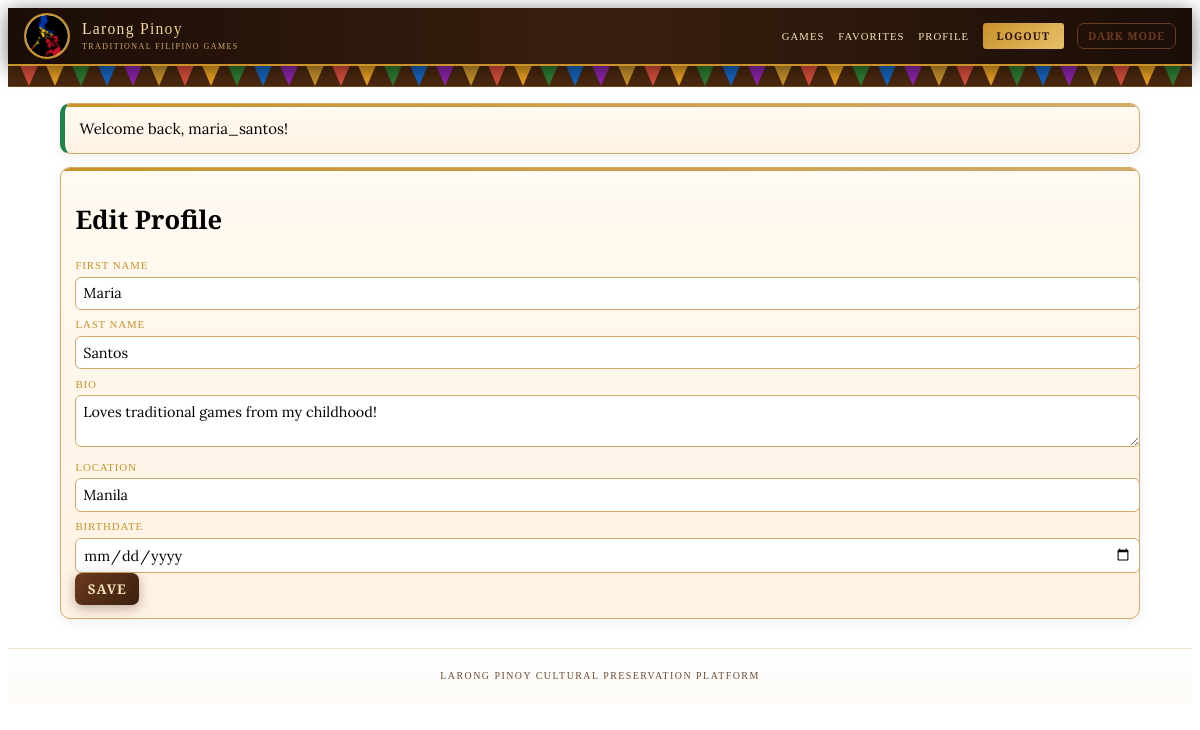
Screenshot of /user/edit_profile.php (signed in) with the database file from the repository.
### tables this page shows
CREATE TABLE User_Account (
    user_id INT AUTO_INCREMENT PRIMARY KEY,
    username VARCHAR(50) NOT NULL UNIQUE,
    email VARCHAR(100) NOT NULL UNIQUE,
    password_hash VARCHAR(255) NOT NULL,
    first_name VARCHAR(50),
    last_name VARCHAR(50),
    bio TEXT,
    profile_picture VARCHAR(255) DEFAULT 'default_avatar.png',
    location VARCHAR(100),
    birthdate DATE,
    favorite_game_id INT,
    games_played_count INT DEFAULT 0,
    comments_count INT DEFAULT 0,
    role ENUM('admin', 'user') DEFAULT 'user',
    account_status ENUM('active', 'suspended', 'inactive') DEFAULT 'active',
    created_at TIMESTAMP DEFAULT CURRENT_TIMESTAMP,
    updated_at TIMESTAMP DEFAULT CURRENT_TIMESTAMP ON UPDATE CURRENT_TIMESTAMP,
    last_login TIMESTAMP NULL
);

### includes/functions.php (called while the page is built, shortened)
<?php
function h(string $value): string { return htmlspecialchars($value, ENT_QUOTES, 'UTF-8'); }

### user/edit_profile.php (the view, shortened to what this page needs)
<?php
require_once __DIR__ . '/../includes/functions.php'; requireLogin(); $user=currentUser();
$s=$pdo->prepare('SELECT first_name,last_name,bio,location,birthdate FROM User_Account WHERE user_id=?');$s->execute([$user['user_id']]);$p=$s->fetch();
$pageTitle='Edit Profile'; include __DIR__ . '/../includes/header.php';
?>
<section class="panel"><h1>Edit Profile</h1><form method="post">
<label>First Name</label><input name="first_name" value="<?php echo h($p['first_name']??''); ?>">
<label>Last Name</label><input name="last_name" value="<?php echo h($p['last_name']??''); ?>">
<label>Bio</label><textarea name="bio"><?php echo h($p['bio']??''); ?></textarea>
<label>Location</label><input name="location" value="<?php echo h($p['location']??''); ?>">
<label>Birthdate</label><input type="date" name="birthdate" value="<?php echo h($p['birthdate']??''); ?>">
<button class="btn btn-gold" type="submit">Save</button></form></section>
<?php include __DIR__ . '/../includes/footer.php'; ?>

### css/common.css (style rules this page uses)
:root { --brown-dark: #2a1408; --brown-mid: #4a2810; --brown-light: #6b4a32; --gold: #c9922a; --gold-light: #e8c06a; --gold-pale: #f5e4b8; --brass: #b08d4a; --tan: #d4a96a; --cream: #fffaf0; --cream-dark: #f3e8d8; --rattan: #7a5c3a; --text-dark: #2a1810; --text-mid: #4a3224; }
body { font-family: 'Lora', serif; font-size: 15px; line-height: 1.55; overflow-x: hidden; }
h1, h2, h3, h4, h5, h6, .stat-title, .btn, .navbar-title { font-family: 'Cinzel', serif; line-height: 1.3; }
h1 { font-size: 1.6rem; }
.panel { background: linear-gradient(180deg, #fffaf2, #fff2e3); border: 1px solid #d4a96a; border-radius: 10px; padding: .82rem .9rem; margin-bottom: .8rem; box-shadow: 0 4px 12px rgba(59,31,14,.06); position: relative; overflow: hidden; transition: transform .22s, box-shadow .22s; }
.panel::before { content: ''; position: absolute; top: 0; left: 0; right: 0; height: 2.5px; background: linear-gradient(90deg, var(--gold), var(--tan), var(--gold)); background-size: 200% 100%; animation: shimmer 3.5s linear infinite; }
.btn { display: inline-block; padding: .45rem .78rem; border: 0; border-radius: 7px; cursor: pointer; text-decoration: none; font-weight: 700; font-size: .84rem; transition: .2s transform, .2s box-shadow; position: relative; overflow: hidden; font-family: 'Cinzel', serif; letter-spacing: .08em; text-transform: uppercase; }
.btn::after { content: ''; position: absolute; inset: 0; background: rgba(255,255,255,.15); transform: translateX(-100%); transition: transform .35s ease; }
.btn-gold { background: linear-gradient(135deg, #6b3a1f, #3b1f0e); color: var(--gold-pale) !important; box-shadow: 0 3px 12px rgba(59,31,14,.35); }
form label { display: block; margin: .38rem 0 .16rem; font-family: 'Cinzel', serif; font-size: .68rem; color: var(--gold); letter-spacing: .08em; text-transform: uppercase; }
form input, form select, form textarea { width: 100%; padding: .43rem .65rem; border: 1.5px solid #d4a96a; border-radius: 6px; background: #fff; font-family: 'Lora', serif; font-size: .9rem; transition: border-color .25s, box-shadow .25s; }

### assets/css/style.css (style rules this page uses)
body { font-family:'Lora',serif;font-size:15px;line-height:1.55 }
h1,h2,h3,h4,h5,h6,.stat-title,.btn,.navbar-title { font-family:'Cinzel',serif;line-height:1.3 }
h1 { font-size:1.6rem }
.panel { background:linear-gradient(180deg,#fffaf2,#fff2e3);border:1px solid #d4a96a;border-radius:10px;padding:.82rem .9rem;margin-bottom:.8rem;box-shadow:0 4px 12px rgba(59,31,14,.06) }
.btn { display:inline-block;padding:.45rem .78rem;border:0;border-radius:7px;cursor:pointer;text-decoration:none;font-weight:700;font-size:.84rem;transition:.2s transform,.2s opacity }
.btn-gold { background:linear-gradient(135deg,#6b3a1f,#3b1f0e);color:#f5e4b8 }
form label { display:block;margin:.38rem 0 .16rem;font-family:'Cinzel',serif;font-size:.68rem }
form input,form select,form textarea { width:100%;padding:.43rem;border:1px solid #d4a96a;border-radius:6px;background:#fff }

### rows the page displays
user_account: first_name "Maria", last_name "Santos", bio "Loves traditional games from my childhood!", location "Manila"

### other values shown
$flash['message'] "Welcome back, maria_santos!"
